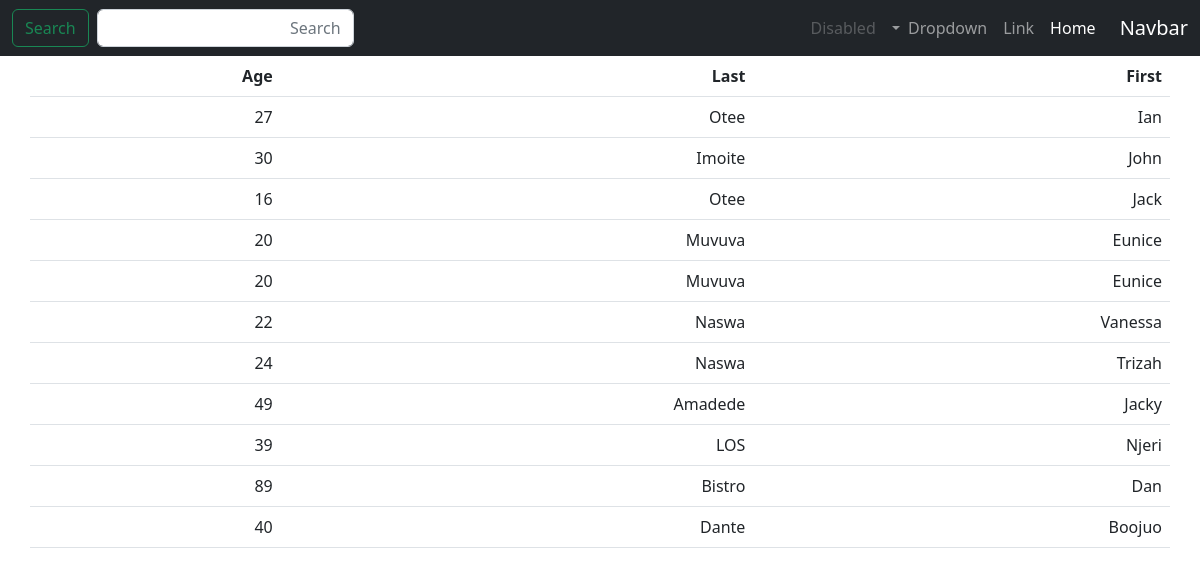
The page / on the database its author committed.
### base/models.py (models this page shows, shortened)
class Data(models.Model):
     first_name = models.CharField(max_length=100)
     last_name =models.CharField(max_length=100)
     age = models.PositiveIntegerField(default=0)

### base/views.py (the view)
# urls.py: path( '',views.home, name='home'),
def home(request):
    if 'q' in request.GET:
        q= request.GET['q']
        multiple_q = Q(Q(first_name__icontains=q)| Q(last_name__icontains=q))
        data= Data.objects.filter(multiple_q)
    else:
              data =Data.objects.all()
    context ={
        'data': data
    }
    return render(request, 'home.html', context)

### templates/home.html
{% extends 'Blogs/base.html' %}
{% block content %}
<table class="table">
  <thead>
    <tr>
      <th scope="col">First</th>
      <th scope="col">Last</th>
      <th scope="col">Age</th>
    </tr>
  </thead>
  <tbody>
    {%for data in data%}
    <tr>
      <td>{{data.first_name}}</td>
      <td>{{data.last_name}}</td>
      <td>{{data.age}}</td>
    </tr>
    {% endfor %}
  </tbody>
</table>
{% endblock  %}

### templates/Blogs/base.html (shortened to what this page needs)
<!doctype html>
<html lang="ar" dir="rtl">
  <head>
    <link rel="stylesheet" href="https://cdn.jsdelivr.net/npm/bootstrap@5.2.2/dist/css/bootstrap.rtl.min.css">
  </head>
  <body>
      {% include 'Blogs/nav.html'  %}
     <div class ="container">
        <div class = "row">
            {%block content%}
             {%endblock%}
        </div>
  </body>
</html>

### templates/Blogs/nav.html (shortened to what this page needs)
<nav class="navbar navbar-expand-lg navbar-dark   bg-dark">
  <div class="container-fluid">
    <a class="navbar-brand" href="{% url 'home'%}">Navbar</a>
    <div class="collapse navbar-collapse" id="navbarSupportedContent">
      <ul class="navbar-nav me-auto mb-2 mb-lg-0">
        <li class="nav-item">
          <a class="nav-link active" aria-current="page" href="#">Home</a>
        </li>
        <li class="nav-item">
          <a class="nav-link" href="#">Link</a>
        </li>
        <li class="nav-item dropdown">
          <a class="nav-link dropdown-toggle" href="#" role="button" data-bs-toggle="dropdown" aria-expanded="false">
          </a>
        </li>
        <li class="nav-item">
          <a class="nav-link disabled">Disabled</a>
        </li>
      </ul>
      <form class="d-flex" role="search">
        <input class="form-control me-2"  name="q"type="search" placeholder="Search" aria-label="Search">
        <button class="btn btn-outline-success" type="submit">Search</button>
      </form>
    </div>
  </div>
</nav>

### rows shown on the page
Data: first_name "Ian", last_name "Otee", age "27"
Data: first_name "John", last_name "Imoite", age "30"
Data: first_name "Jack", last_name "Otee", age "16"
Data: first_name "Eunice", last_name "Muvuva", age "20"
Data: first_name "Eunice", last_name "Muvuva", age "20"
Data: first_name "Vanessa", last_name "Naswa", age "22"
Data: first_name "Trizah", last_name "Naswa", age "24"
Data: first_name "Jacky", last_name "Amadede", age "49"
Data: first_name "Njeri", last_name "LOS", age "39"
Data: first_name "Dan", last_name "Bistro", age "89"
Data: first_name "Boojuo", last_name "Dante", age "40"
